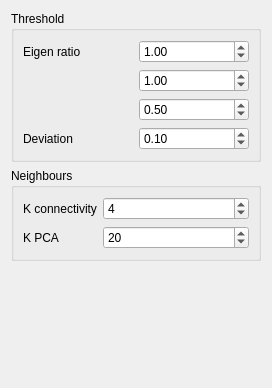
<?xml version="1.0" encoding="UTF-8"?>
<ui version="4.0">
 <class>Settings</class>
 <widget class="QWidget" name="Settings">
  <property name="geometry">
   <rect>
    <x>0</x>
    <y>0</y>
    <width>272</width>
    <height>388</height>
   </rect>
  </property>
  <property name="windowTitle">
   <string>Form</string>
  </property>
  <layout class="QVBoxLayout" name="verticalLayout">
   <item>
    <widget class="QGroupBox" name="groupBox">
     <property name="title">
      <string>Threshold</string>
     </property>
     <layout class="QGridLayout" name="gridLayout_2">
      <item row="0" column="0">
       <widget class="QLabel" name="label_2">
        <property name="text">
         <string>Eigen ratio </string>
        </property>
       </widget>
      </item>
      <item row="1" column="1">
       <widget class="QDoubleSpinBox" name="eigen2">
        <property name="singleStep">
         <double>0.100000000000000</double>
        </property>
        <property name="value">
         <double>1.000000000000000</double>
        </property>
       </widget>
      </item>
      <item row="2" column="1">
       <widget class="QDoubleSpinBox" name="eigen3">
        <property name="singleStep">
         <double>0.100000000000000</double>
        </property>
        <property name="value">
         <double>0.500000000000000</double>
        </property>
       </widget>
      </item>
      <item row="0" column="1">
       <widget class="QDoubleSpinBox" name="eigen1">
        <property name="singleStep">
         <double>0.100000000000000</double>
        </property>
        <property name="value">
         <double>1.000000000000000</double>
        </property>
       </widget>
      </item>
      <item row="3" column="1">
       <widget class="QDoubleSpinBox" name="deviation">
        <property name="maximum">
         <double>1.000000000000000</double>
        </property>
        <property name="singleStep">
         <double>0.010000000000000</double>
        </property>
        <property name="value">
         <double>0.100000000000000</double>
        </property>
       </widget>
      </item>
      <item row="3" column="0">
       <widget class="QLabel" name="label_3">
        <property name="text">
         <string>Deviation</string>
        </property>
       </widget>
      </item>
     </layout>
    </widget>
   </item>
   <item>
    <widget class="QGroupBox" name="groupBox_2">
     <property name="title">
      <string>Neighbours</string>
     </property>
     <layout class="QGridLayout" name="gridLayout" columnstretch="1,7">
      <item row="1" column="0">
       <widget class="QLabel" name="label">
        <property name="text">
         <string>K connectivity</string>
        </property>
       </widget>
      </item>
      <item row="1" column="1">
       <widget class="QSpinBox" name="kConnect">
        <property name="minimum">
         <number>1</number>
        </property>
        <property name="value">
         <number>4</number>
        </property>
       </widget>
      </item>
      <item row="2" column="0">
       <widget class="QLabel" name="label_4">
        <property name="text">
         <string>K PCA</string>
        </property>
       </widget>
      </item>
      <item row="2" column="1">
       <widget class="QSpinBox" name="kPCA">
        <property name="minimum">
         <number>4</number>
        </property>
        <property name="value">
         <number>20</number>
        </property>
       </widget>
      </item>
     </layout>
    </widget>
   </item>
   <item>
    <spacer name="verticalSpacer">
     <property name="orientation">
      <enum>Qt::Vertical</enum>
     </property>
     <property name="sizeHint" stdset="0">
      <size>
       <width>20</width>
       <height>40</height>
      </size>
     </property>
    </spacer>
   </item>
  </layout>
 </widget>
 <resources/>
 <connections/>
</ui>
